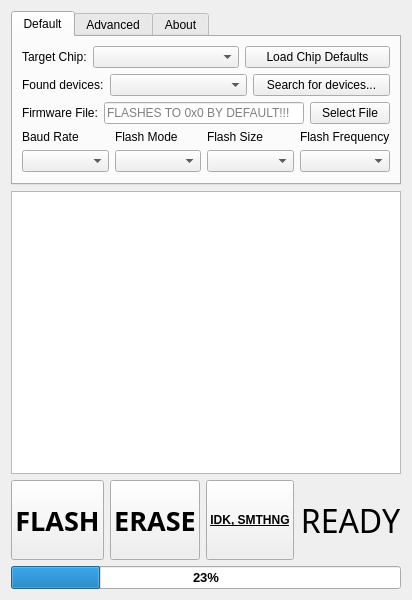
<?xml version="1.0" encoding="UTF-8"?>
<ui version="4.0">
 <class>MainFrame</class>
 <widget class="QWidget" name="MainFrame">
  <property name="geometry">
   <rect>
    <x>0</x>
    <y>0</y>
    <width>400</width>
    <height>600</height>
   </rect>
  </property>
  <property name="windowTitle">
   <string>ESPTool-GUI</string>
  </property>
  <layout class="QGridLayout" name="gridLayout_4">
   <item row="1" column="0">
    <widget class="QTextEdit" name="textEdit_console">
     <property name="readOnly">
      <bool>true</bool>
     </property>
     <property name="textInteractionFlags">
      <set>Qt::TextInteractionFlag::LinksAccessibleByKeyboard|Qt::TextInteractionFlag::LinksAccessibleByMouse|Qt::TextInteractionFlag::TextBrowserInteraction|Qt::TextInteractionFlag::TextSelectableByKeyboard|Qt::TextInteractionFlag::TextSelectableByMouse</set>
     </property>
    </widget>
   </item>
   <item row="2" column="0">
    <layout class="QHBoxLayout" name="horizontalLayout_4">
     <item>
      <widget class="QPushButton" name="pushButton_flash">
       <property name="sizePolicy">
        <sizepolicy hsizetype="MinimumExpanding" vsizetype="Fixed">
         <horstretch>0</horstretch>
         <verstretch>0</verstretch>
        </sizepolicy>
       </property>
       <property name="minimumSize">
        <size>
         <width>0</width>
         <height>80</height>
        </size>
       </property>
       <property name="font">
        <font>
         <family>Swis721 BlkCn BT</family>
         <pointsize>20</pointsize>
         <bold>true</bold>
        </font>
       </property>
       <property name="text">
        <string>FLASH</string>
       </property>
       <property name="default">
        <bool>false</bool>
       </property>
       <property name="flat">
        <bool>false</bool>
       </property>
      </widget>
     </item>
     <item>
      <widget class="QPushButton" name="pushButton_erase">
       <property name="sizePolicy">
        <sizepolicy hsizetype="MinimumExpanding" vsizetype="Fixed">
         <horstretch>0</horstretch>
         <verstretch>0</verstretch>
        </sizepolicy>
       </property>
       <property name="minimumSize">
        <size>
         <width>0</width>
         <height>80</height>
        </size>
       </property>
       <property name="font">
        <font>
         <family>Swis721 BlkCn BT</family>
         <pointsize>20</pointsize>
         <bold>true</bold>
         <stylestrategy>PreferAntialias</stylestrategy>
         <hintingpreference>PreferFullHinting</hintingpreference>
        </font>
       </property>
       <property name="cursor">
        <cursorShape>ArrowCursor</cursorShape>
       </property>
       <property name="focusPolicy">
        <enum>Qt::FocusPolicy::StrongFocus</enum>
       </property>
       <property name="contextMenuPolicy">
        <enum>Qt::ContextMenuPolicy::NoContextMenu</enum>
       </property>
       <property name="text">
        <string>ERASE</string>
       </property>
      </widget>
     </item>
     <item>
      <widget class="QPushButton" name="pushButton_3">
       <property name="sizePolicy">
        <sizepolicy hsizetype="MinimumExpanding" vsizetype="Fixed">
         <horstretch>0</horstretch>
         <verstretch>0</verstretch>
        </sizepolicy>
       </property>
       <property name="minimumSize">
        <size>
         <width>0</width>
         <height>80</height>
        </size>
       </property>
       <property name="font">
        <font>
         <bold>true</bold>
         <underline>true</underline>
         <strikeout>false</strikeout>
        </font>
       </property>
       <property name="text">
        <string>IDK, SMTHNG</string>
       </property>
      </widget>
     </item>
     <item>
      <widget class="QLabel" name="label_status">
       <property name="sizePolicy">
        <sizepolicy hsizetype="MinimumExpanding" vsizetype="Fixed">
         <horstretch>0</horstretch>
         <verstretch>0</verstretch>
        </sizepolicy>
       </property>
       <property name="minimumSize">
        <size>
         <width>0</width>
         <height>80</height>
        </size>
       </property>
       <property name="font">
        <font>
         <family>Swis721 BlkCn BT</family>
         <pointsize>24</pointsize>
         <bold>false</bold>
        </font>
       </property>
       <property name="text">
        <string>READY</string>
       </property>
       <property name="alignment">
        <set>Qt::AlignmentFlag::AlignCenter</set>
       </property>
      </widget>
     </item>
    </layout>
   </item>
   <item row="0" column="0">
    <widget class="QTabWidget" name="tabWidget">
     <property name="sizePolicy">
      <sizepolicy hsizetype="MinimumExpanding" vsizetype="Minimum">
       <horstretch>0</horstretch>
       <verstretch>0</verstretch>
      </sizepolicy>
     </property>
     <property name="minimumSize">
      <size>
       <width>0</width>
       <height>0</height>
      </size>
     </property>
     <property name="currentIndex">
      <number>0</number>
     </property>
     <widget class="QWidget" name="Default_tab">
      <attribute name="title">
       <string>Default</string>
      </attribute>
      <layout class="QGridLayout" name="gridLayout_2">
       <item row="2" column="0">
        <layout class="QHBoxLayout" name="horizontalLayout_3">
         <item>
          <widget class="QLabel" name="label_3">
           <property name="text">
            <string>Firmware File:</string>
           </property>
          </widget>
         </item>
         <item>
          <widget class="QLineEdit" name="lineEdit_file_default">
           <property name="text">
            <string/>
           </property>
           <property name="placeholderText">
            <string>FLASHES TO 0x0 BY DEFAULT!!!</string>
           </property>
          </widget>
         </item>
         <item>
          <widget class="QPushButton" name="pushButton_selectFile">
           <property name="text">
            <string>Select File</string>
           </property>
          </widget>
         </item>
        </layout>
       </item>
       <item row="1" column="0">
        <layout class="QHBoxLayout" name="horizontalLayout_2">
         <item>
          <widget class="QLabel" name="label_2">
           <property name="sizePolicy">
            <sizepolicy hsizetype="Preferred" vsizetype="Minimum">
             <horstretch>0</horstretch>
             <verstretch>0</verstretch>
            </sizepolicy>
           </property>
           <property name="minimumSize">
            <size>
             <width>0</width>
             <height>0</height>
            </size>
           </property>
           <property name="text">
            <string>Found devices:</string>
           </property>
          </widget>
         </item>
         <item>
          <widget class="QComboBox" name="comboBox_detectedChips">
           <property name="sizePolicy">
            <sizepolicy hsizetype="Expanding" vsizetype="Fixed">
             <horstretch>0</horstretch>
             <verstretch>0</verstretch>
            </sizepolicy>
           </property>
           <property name="minimumSize">
            <size>
             <width>0</width>
             <height>0</height>
            </size>
           </property>
          </widget>
         </item>
         <item>
          <widget class="QPushButton" name="pushButton_detectDevices">
           <property name="sizePolicy">
            <sizepolicy hsizetype="Expanding" vsizetype="Fixed">
             <horstretch>0</horstretch>
             <verstretch>0</verstretch>
            </sizepolicy>
           </property>
           <property name="text">
            <string>Search for devices...</string>
           </property>
          </widget>
         </item>
        </layout>
       </item>
       <item row="0" column="0">
        <layout class="QHBoxLayout" name="horizontalLayout">
         <item>
          <widget class="QLabel" name="label">
           <property name="sizePolicy">
            <sizepolicy hsizetype="Preferred" vsizetype="Minimum">
             <horstretch>0</horstretch>
             <verstretch>0</verstretch>
            </sizepolicy>
           </property>
           <property name="text">
            <string>Target Chip:</string>
           </property>
          </widget>
         </item>
         <item>
          <widget class="QComboBox" name="comboBox_targetChip">
           <property name="sizePolicy">
            <sizepolicy hsizetype="Expanding" vsizetype="Fixed">
             <horstretch>0</horstretch>
             <verstretch>0</verstretch>
            </sizepolicy>
           </property>
           <property name="minimumSize">
            <size>
             <width>0</width>
             <height>0</height>
            </size>
           </property>
           <property name="maximumSize">
            <size>
             <width>60000</width>
             <height>16777215</height>
            </size>
           </property>
           <property name="maxVisibleItems">
            <number>15</number>
           </property>
          </widget>
         </item>
         <item>
          <widget class="QPushButton" name="pushButton_loadChipDefaults">
           <property name="sizePolicy">
            <sizepolicy hsizetype="MinimumExpanding" vsizetype="Fixed">
             <horstretch>0</horstretch>
             <verstretch>0</verstretch>
            </sizepolicy>
           </property>
           <property name="text">
            <string>Load Chip Defaults</string>
           </property>
          </widget>
         </item>
        </layout>
       </item>
       <item row="3" column="0">
        <layout class="QGridLayout" name="gridLayout">
         <item row="2" column="2">
          <widget class="QLabel" name="label_4">
           <property name="sizePolicy">
            <sizepolicy hsizetype="Minimum" vsizetype="Fixed">
             <horstretch>0</horstretch>
             <verstretch>0</verstretch>
            </sizepolicy>
           </property>
           <property name="text">
            <string>Flash Size</string>
           </property>
          </widget>
         </item>
         <item row="2" column="0">
          <widget class="QLabel" name="label_7">
           <property name="sizePolicy">
            <sizepolicy hsizetype="Minimum" vsizetype="Fixed">
             <horstretch>0</horstretch>
             <verstretch>0</verstretch>
            </sizepolicy>
           </property>
           <property name="text">
            <string>Baud Rate</string>
           </property>
          </widget>
         </item>
         <item row="2" column="1">
          <widget class="QLabel" name="label_6">
           <property name="sizePolicy">
            <sizepolicy hsizetype="Minimum" vsizetype="Fixed">
             <horstretch>0</horstretch>
             <verstretch>0</verstretch>
            </sizepolicy>
           </property>
           <property name="text">
            <string>Flash Mode</string>
           </property>
          </widget>
         </item>
         <item row="2" column="3">
          <widget class="QLabel" name="label_5">
           <property name="sizePolicy">
            <sizepolicy hsizetype="Minimum" vsizetype="Fixed">
             <horstretch>0</horstretch>
             <verstretch>0</verstretch>
            </sizepolicy>
           </property>
           <property name="text">
            <string>Flash Frequency</string>
           </property>
          </widget>
         </item>
         <item row="3" column="0">
          <widget class="QComboBox" name="comboBox_baudRate"/>
         </item>
         <item row="3" column="1">
          <widget class="QComboBox" name="comboBox_flashMode"/>
         </item>
         <item row="3" column="2">
          <widget class="QComboBox" name="comboBox_flashSize"/>
         </item>
         <item row="3" column="3">
          <widget class="QComboBox" name="comboBox_flashFrequency"/>
         </item>
        </layout>
       </item>
      </layout>
     </widget>
     <widget class="QWidget" name="Advanced_tab">
      <attribute name="title">
       <string>Advanced</string>
      </attribute>
      <layout class="QGridLayout" name="gridLayout_5">
       <item row="0" column="0">
        <layout class="QGridLayout" name="gridLayout_3">
         <item row="0" column="0">
          <widget class="QLabel" name="label_8">
           <property name="text">
            <string>&lt;html&gt;&lt;head/&gt;&lt;body&gt;&lt;p align=&quot;center&quot;&gt;&lt;span style=&quot; font-size:12pt; font-weight:700;&quot;&gt;NOT READY (YET)&lt;/span&gt;&lt;/p&gt;&lt;p align=&quot;center&quot;&gt;&lt;br/&gt;&lt;/p&gt;&lt;p align=&quot;center&quot;&gt;&lt;a href=&quot;https://github.com/OrhanYigitDurmaz/esptool-gui&quot;&gt;&lt;span style=&quot; font-size:11pt; font-weight:700; text-decoration: underline; color:#007af4;&quot;&gt;GitHub&lt;/span&gt;&lt;/a&gt;&lt;/p&gt;&lt;/body&gt;&lt;/html&gt;</string>
           </property>
           <property name="textFormat">
            <enum>Qt::TextFormat::MarkdownText</enum>
           </property>
           <property name="alignment">
            <set>Qt::AlignmentFlag::AlignCenter</set>
           </property>
           <property name="openExternalLinks">
            <bool>true</bool>
           </property>
           <property name="textInteractionFlags">
            <set>Qt::TextInteractionFlag::TextBrowserInteraction</set>
           </property>
          </widget>
         </item>
        </layout>
       </item>
      </layout>
     </widget>
     <widget class="QWidget" name="About_tab">
      <attribute name="title">
       <string>About</string>
      </attribute>
      <layout class="QGridLayout" name="gridLayout_6">
       <item row="0" column="0">
        <widget class="QLabel" name="label_9">
         <property name="text">
          <string>&lt;html&gt;&lt;head/&gt;&lt;body&gt;&lt;p align=&quot;center&quot;&gt;&lt;span style=&quot; font-weight:700;&quot;&gt;What to do here&lt;/span&gt;&lt;/p&gt;&lt;/body&gt;&lt;/html&gt;</string>
         </property>
         <property name="textFormat">
          <enum>Qt::TextFormat::MarkdownText</enum>
         </property>
         <property name="scaledContents">
          <bool>true</bool>
         </property>
         <property name="alignment">
          <set>Qt::AlignmentFlag::AlignCenter</set>
         </property>
        </widget>
       </item>
      </layout>
     </widget>
    </widget>
   </item>
   <item row="3" column="0">
    <widget class="QProgressBar" name="progressBar">
     <property name="font">
      <font>
       <pointsize>10</pointsize>
       <bold>true</bold>
       <strikeout>false</strikeout>
      </font>
     </property>
     <property name="maximum">
      <number>100</number>
     </property>
     <property name="value">
      <number>23</number>
     </property>
     <property name="invertedAppearance">
      <bool>false</bool>
     </property>
     <property name="format">
      <string>%p%</string>
     </property>
    </widget>
   </item>
  </layout>
 </widget>
 <resources/>
 <connections/>
</ui>
